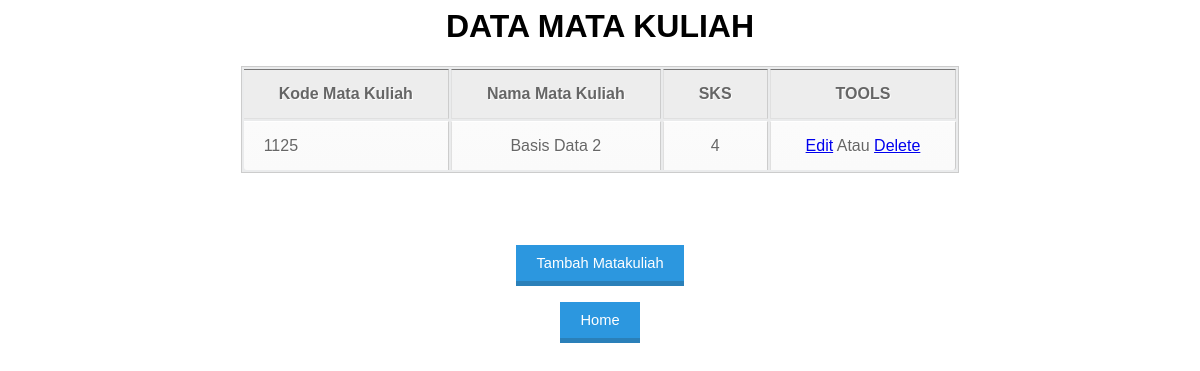
/data-matkul.php, run on the app's committed database.
### tables this page shows
CREATE TABLE `tb_matkul` (
  `Kode_MK` int(6) NOT NULL AUTO_INCREMENT,
  `Nama_MK` varchar(20) NOT NULL,
  `SKS` int(11) DEFAULT NULL,
  PRIMARY KEY (`Kode_MK`)
);

### data-matkul.php (the view, shortened to what this page needs)
<?php
	include 'koneksi/koneksi.php';
?>
		<link rel="stylesheet" type="text/css" href="style2.css">
<center>
<table border=1>
	<h1>DATA MATA KULIAH</h1>
	<tr>
		<th>Kode Mata Kuliah</th>
		<th>Nama Mata Kuliah</th>
		<th>SKS</th>
		<th>TOOLS</th>
	</tr>
</center>
	<?php
	$read = "SELECT * FROM `tb_matkul`";
	 $query = mysqli_query($db, $read);
	 while($row = mysqli_fetch_array($query)){
	 	$kodemk = $row['Kode_MK'];
	 	$namamk = $row['Nama_MK'];
	 	$sks = $row['SKS'];
    ?>
    <tr>
    	<td><?php print($kodemk);?></td>
    	<td><?php print($namamk);?></td>
    	<td><?php print($sks);?></td>
		<td><a href="edit-matkul.php?Kode_MK=<?php print($kodemk);?>">Edit</a> Atau <a href="hapus-matkul.php?Kode_MK=<?php print($kodemk);?>">Delete</a></td>
    </tr>
    <?php
   	}
   	?>
<form action="tambah-matkul.php" method="POST">
<button class="tombol">Tambah Matakuliah</button>
</form>
<form action="index.php" method="POST">
<button class="tombol">Home</button>
</form>

### style2.css (style rules this page uses)
h1 { font-family: sans-serif; }
table { font-family: Arial, Helvetica, sans-serif; color: #666; text-shadow: 1px 1px 0px #fff; background: #eaebec; border: #ccc 1px solid; }
table th { padding: 15px 35px; border-left:1px solid #e0e0e0; border-bottom: 1px solid #e0e0e0; background: #ededed; }
table th:first-child { border-left:none; }
table tr { text-align: center; padding-left: 20px; }
table td:first-child { text-align: left; padding-left: 20px; border-left: 0; }
table td { padding: 15px 35px; border-top: 1px solid #ffffff; border-bottom: 1px solid #e0e0e0; border-left: 1px solid #e0e0e0; background: #fafafa; background: -webkit-gradient(linear, left top, left bottom, from(#fbfbfb), to(#fafafa)); background: -moz-linear-gradient(top, #fbfbfb, #fafafa); }
table tr:last-child td { border-bottom: 0; }
table tr:last-child td:first-child { -moz-border-radius-bottomleft: 3px; -webkit-border-bottom-left-radius: 3px; border-bottom-left-radius: 3px; }
table tr:last-child td:last-child { -moz-border-radius-bottomright: 3px; -webkit-border-bottom-right-radius: 3px; border-bottom-right-radius: 3px; }
.tombol { background:#2C97DF; color:white; border-top:0; border-left:0; border-right:0; border-bottom:5px solid #2A80B9; padding:10px 20px; text-decoration:none; font-family:sans-serif; font-size:11pt; }

### data on the page
tb_matkul: Kode_MK "1125", Nama_MK "Basis Data 2", SKS "4"
